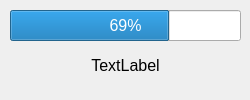
<?xml version="1.0" encoding="UTF-8"?>
<ui version="4.0">
 <class>Dialog</class>
 <widget class="QDialog" name="Dialog">
  <property name="windowModality">
   <enum>Qt::ApplicationModal</enum>
  </property>
  <property name="geometry">
   <rect>
    <x>0</x>
    <y>0</y>
    <width>250</width>
    <height>100</height>
   </rect>
  </property>
  <property name="sizePolicy">
   <sizepolicy hsizetype="Fixed" vsizetype="Fixed">
    <horstretch>0</horstretch>
    <verstretch>0</verstretch>
   </sizepolicy>
  </property>
  <property name="minimumSize">
   <size>
    <width>250</width>
    <height>100</height>
   </size>
  </property>
  <property name="maximumSize">
   <size>
    <width>250</width>
    <height>100</height>
   </size>
  </property>
  <property name="font">
   <font>
    <pointsize>12</pointsize>
   </font>
  </property>
  <property name="windowTitle">
   <string>Processing...</string>
  </property>
  <property name="modal">
   <bool>true</bool>
  </property>
  <widget class="QLabel" name="lbl">
   <property name="geometry">
    <rect>
     <x>10</x>
     <y>50</y>
     <width>231</width>
     <height>31</height>
    </rect>
   </property>
   <property name="font">
    <font>
     <pointsize>12</pointsize>
     <kerning>true</kerning>
    </font>
   </property>
   <property name="frameShape">
    <enum>QFrame::NoFrame</enum>
   </property>
   <property name="frameShadow">
    <enum>QFrame::Plain</enum>
   </property>
   <property name="text">
    <string>TextLabel</string>
   </property>
   <property name="alignment">
    <set>Qt::AlignCenter</set>
   </property>
  </widget>
  <widget class="QProgressBar" name="prg">
   <property name="geometry">
    <rect>
     <x>10</x>
     <y>10</y>
     <width>231</width>
     <height>31</height>
    </rect>
   </property>
   <property name="value">
    <number>69</number>
   </property>
   <property name="textVisible">
    <bool>true</bool>
   </property>
   <property name="invertedAppearance">
    <bool>false</bool>
   </property>
  </widget>
 </widget>
 <resources/>
 <connections/>
</ui>
